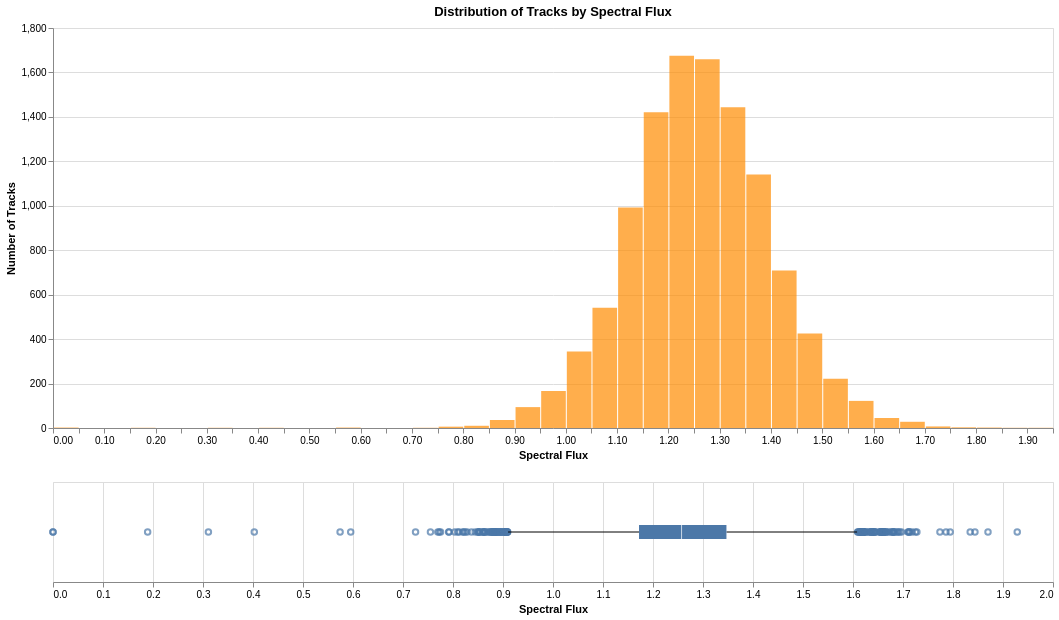

Notebook code cell kept with this figure:
### Markdown cell above
### flux

### Code cell
analyze_distribution(df_tracks, 'flux', 'flux', 'darkorange')

### Figure 1 — Vega specification as saved in the notebook (floating-point values rounded to 4 significant figures; data arrays with more than 128 entries replaced by an {"elided": "..."} marker saying what was removed)
{"$schema": "https://vega.github.io/schema/vega/v5.json", "data": [{"name": "source_0"}, {"name": "data_0", "values": [{"__count": 709, "bin_maxbins_40_flux": 1.4, "bin_maxbins_40_flux_end": 1.45}, {"__count": 1141, "bin_maxbins_40_flux": 1.35, "bin_maxbins_40_flux_end": 1.4}, {"__count": 222, "bin_maxbins_40_flux": 1.5, "bin_maxbins_40_flux_end": 1.55}, {"__count": 541, "bin_maxbins_40_flux": 1.05, "bin_maxbins_40_flux_end": 1.1}, {"__count": 1675, "bin_maxbins_40_flux": 1.2, "bin_maxbins_40_flux_end": 1.25}, {"__count": 1421, "bin_maxbins_40_flux": 1.15, "bin_maxbins_40_flux_end": 1.2}, {"__count": 1659, "bin_maxbins_40_flux": 1.25, "bin_maxbins_40_flux_end": 1.3}, {"__count": 992, "bin_maxbins_40_flux": 1.1, "bin_maxbins_40_flux_end": 1.15}, {"__count": 167, "bin_maxbins_40_flux": 0.95, "bin_maxbins_40_flux_end": 1.0}, {"__count": 1443, "bin_maxbins_40_flux": 1.3, "bin_maxbins_40_flux_end": 1.35}, {"__count": 425, "bin_maxbins_40_flux": 1.45, "bin_maxbins_40_flux_end": 1.5}, {"__count": 344, "bin_maxbins_40_flux": 1.0, "bin_maxbins_40_flux_end": 1.05}, {"__count": 94, "bin_maxbins_40_flux": 0.9, "bin_maxbins_40_flux_end": 0.95}, {"__count": 45, "bin_maxbins_40_flux": 1.6, "bin_maxbins_40_flux_end": 1.65}, {"__count": 28, "bin_maxbins_40_flux": 1.65, "bin_maxbins_40_flux_end": 1.7}, {"__count": 122, "bin_maxbins_40_flux": 1.55, "bin_maxbins_40_flux_end": 1.6}, {"__count": 2, "bin_maxbins_40_flux": 1.8, "bin_maxbins_40_flux_end": 1.85}, {"__count": 3, "bin_maxbins_40_flux": 1.75, "bin_maxbins_40_flux_end": 1.8}, {"__count": 6, "bin_maxbins_40_flux": 0.75, "bin_maxbins_40_flux_end": 0.8}, {"__count": 36, "bin_maxbins_40_flux": 0.85, "bin_maxbins_40_flux_end": 0.9}, {"__count": 10, "bin_maxbins_40_flux": 0.8, "bin_maxbins_40_flux_end": 0.85}, {"__count": 1, "bin_maxbins_40_flux": 0.7, "bin_maxbins_40_flux_end": 0.75}, {"__count": 1, "bin_maxbins_40_flux": 0.15, "bin_maxbins_40_flux_end": 0.2}, {"__count": 1, "bin_maxbins_40_flux": 1.9, "bin_maxbins_40_flux_end": 1.95}, {"__count": 7, "bin_maxbins_40_flux": 1.7, "bin_maxbins_40_flux_end": 1.75}, {"__count": 2, "bin_maxbins_40_flux": 0.0, "bin_maxbins_40_flux_end": 0.05}, {"__count": 2, "bin_maxbins_40_flux": 0.55, "bin_maxbins_40_flux_end": 0.6}, {"__count": 1, "bin_maxbins_40_flux": 0.3, "bin_maxbins_40_flux_end": 0.35}, {"__count": 1, "bin_maxbins_40_flux": 0.4, "bin_maxbins_40_flux_end": 0.45}, {"__count": 1, "bin_maxbins_40_flux": 1.85, "bin_maxbins_40_flux_end": 1.9}]}, {"name": "data_1"}, {"name": "data_2", "values": {"elided": "152 records"}}, {"name": "data_3"}, {"name": "data_4", "values": [{"lower_box_flux": 1.172, "lower_whisker_flux": 0.9102, "max_flux": 1.608}]}, {"name": "data_5", "values": [{"max_flux": 1.608, "upper_box_flux": 1.347, "upper_whisker_flux": 1.608}]}, {"name": "data_6"}, {"name": "data_7", "values": [{"lower_box_flux": 1.172, "max_flux": 1.929, "upper_box_flux": 1.347}]}, {"name": "data_8", "values": [{"lower_box_flux": 1.172, "max_flux": 1.929, "mid_box_flux": 1.257, "upper_box_flux": 1.347}]}, {"name": "data_0_concat_0_y_domain___count", "values": [{"min": 1, "max": 1675}]}], "signals": [{"name": "concat_0_bin_maxbins_40_flux_bins", "value": {"fields": ["flux"], "fname": "bin_flux", "start": 0.0, "step": 0.05, "stop": 1.95}}, {"name": "concat_0_height", "value": 400}, {"name": "concat_1_height", "value": 100}], "marks": [{"type": "group", "name": "concat_0_group", "encode": {"update": {"width": {"signal": "width"}, "height": {"signal": "concat_0_height"}}}, "marks": [{"type": "rect", "name": "concat_0_marks", "from": {"data": "data_0"}, "encode": {"update": {"tooltip": {"signal": "{\"Spectral Flux\": !isValid(datum[\"bin_maxbins_40_flux\"]) || !isFinite(+datum[\"bin_maxbins_40_flux\"]) ? \"null\" : format(datum[\"bin_maxbins_40_flux\"], \"\") + \" – \" + format(datum[\"bin_maxbins_40_flux_end\"], \"\"), \"Number of Tracks\": format(datum[\"__count\"], \"\")}"}, "fill": {"value": "darkorange"}, "x": {"field": "bin_maxbins_40_flux_end", "scale": "concat_0_x", "offset": {"signal": "0.5 + (abs(scale(\"concat_0_x\", datum[\"bin_maxbins_40_flux_end\"]) - scale(\"concat_0_x\", datum[\"bin_maxbins_40_flux\"])) < 0.25 ? 0.5 * (0.25 - (abs(scale(\"concat_0_x\", datum[\"bin_maxbins_40_flux_end\"]) - scale(\"concat_0_x\", datum[\"bin_maxbins_40_flux\"])))) : -0.5)"}}, "y": {"field": "__count", "scale": "concat_0_y"}, "opacity": {"value": 0.7}, "x2": {"field": "bin_maxbins_40_flux", "scale": "concat_0_x", "offset": {"signal": "0.5 + (abs(scale(\"concat_0_x\", datum[\"bin_maxbins_40_flux_end\"]) - scale(\"concat_0_x\", datum[\"bin_maxbins_40_flux\"])) < 0.25 ? -0.5 * (0.25 - (abs(scale(\"concat_0_x\", datum[\"bin_maxbins_40_flux_end\"]) - scale(\"concat_0_x\", datum[\"bin_maxbins_40_flux\"])))) : 0.5)"}}, "y2": {"value": 0, "scale": "concat_0_y"}}}, "style": ["bar"]}], "axes": [{"scale": "concat_0_y", "maxExtent": 0, "gridScale": "concat_0_x", "domain": false, "orient": "left", "minExtent": 0, "tickCount": {"signal": "ceil(concat_0_height/40)"}, "zindex": 0, "grid": true, "aria": false, "labels": false, "ticks": false}, {"scale": "concat_0_x", "labelFlush": true, "tickCount": {"signal": "ceil(width/10)"}, "grid": false, "title": "Spectral Flux", "zindex": 0, "labelOverlap": true, "orient": "bottom"}, {"scale": "concat_0_y", "labelOverlap": true, "title": "Number of Tracks", "zindex": 0, "tickCount": {"signal": "ceil(concat_0_height/40)"}, "grid": false, "orient": "left"}], "title": {"text": "Distribution of Tracks by Spectral Flux", "frame": "group"}, "style": "cell"}, {"type": "group", "name": "concat_1_group", "encode": {"update": {"width": {"signal": "width"}, "height": {"signal": "concat_1_height"}}}, "signals": [{"name": "height", "update": "concat_1_height"}], "marks": [{"type": "symbol", "name": "concat_1_layer_0_layer_0_marks", "from": {"data": "data_2"}, "encode": {"update": {"x": {"field": "flux", "scale": "concat_1_x"}, "opacity": {"value": 0.7}, "stroke": {"value": "#4c78a8"}, "y": {"signal": "concat_1_height", "mult": 0.5}, "fill": {"value": "transparent"}}}, "style": ["point", "boxplot-outliers"]}, {"type": "rule", "name": "concat_1_layer_0_layer_1_layer_0_marks", "from": {"data": "data_4"}, "encode": {"update": {"stroke": {"value": "black"}, "x2": {"field": "lower_box_flux", "scale": "concat_1_x"}, "y": {"signal": "concat_1_height", "mult": 0.5}, "tooltip": {"signal": "format(datum[\"max_flux\"], \"\")"}, "x": {"field": "lower_whisker_flux", "scale": "concat_1_x"}}}, "aria": false, "style": ["rule", "boxplot-rule"]}, {"type": "rule", "name": "concat_1_layer_0_layer_1_layer_1_marks", "from": {"data": "data_5"}, "encode": {"update": {"y": {"signal": "concat_1_height", "mult": 0.5}, "tooltip": {"signal": "format(datum[\"max_flux\"], \"\")"}, "x2": {"field": "upper_whisker_flux", "scale": "concat_1_x"}, "stroke": {"value": "black"}, "x": {"field": "upper_box_flux", "scale": "concat_1_x"}}}, "style": ["rule", "boxplot-rule"], "aria": false}, {"type": "rect", "name": "concat_1_layer_1_layer_0_marks", "from": {"data": "data_7"}, "encode": {"update": {"fill": {"value": "#4c78a8"}, "x": {"field": "lower_box_flux", "scale": "concat_1_x"}, "height": {"value": 14}, "tooltip": {"signal": "format(datum[\"max_flux\"], \"\")"}, "x2": {"field": "upper_box_flux", "scale": "concat_1_x"}, "yc": {"signal": "concat_1_height", "mult": 0.5}}}, "style": ["bar", "boxplot-box"]}, {"type": "rect", "name": "concat_1_layer_1_layer_1_marks", "from": {"data": "data_8"}, "encode": {"update": {"opacity": {"value": 0.7}, "height": {"value": 14}, "tooltip": {"signal": "format(datum[\"max_flux\"], \"\")"}, "yc": {"signal": "concat_1_height", "mult": 0.5}, "xc": {"field": "mid_box_flux", "scale": "concat_1_x"}, "width": {"value": 1}, "fill": [{"value": "#4c78a8", "test": "datum['lower_box_flux'] >= datum['upper_box_flux']"}, {"value": "white"}]}}, "aria": false, "style": ["tick", "boxplot-median"]}], "axes": [{"scale": "concat_1_x", "aria": false, "domain": false, "tickCount": {"signal": "ceil(width/40)"}, "maxExtent": 0, "minExtent": 0, "labels": false, "grid": true, "orient": "bottom", "zindex": 0, "ticks": false}, {"scale": "concat_1_x", "zindex": 0, "labelOverlap": true, "labelFlush": true, "orient": "bottom", "grid": false, "title": "Spectral Flux", "tickCount": {"signal": "ceil(width/40)"}}], "style": "cell"}], "scales": [{"name": "concat_0_x", "type": "linear", "domain": {"signal": "[concat_0_bin_maxbins_40_flux_bins.start, concat_0_bin_maxbins_40_flux_bins.stop]"}, "range": [0, {"signal": "width"}], "bins": {"signal": "concat_0_bin_maxbins_40_flux_bins"}, "zero": false}, {"name": "concat_0_y", "type": "linear", "domain": [{"signal": "(data(\"data_0_concat_0_y_domain___count\")[0] || {}).min"}, {"signal": "(data(\"data_0_concat_0_y_domain___count\")[0] || {}).max"}], "range": [{"signal": "concat_0_height"}, 0], "nice": true, "zero": true}, {"name": "concat_1_x", "type": "linear", "domain": {"fields": [{"data": "data_2", "field": "flux"}, {"data": "data_4", "field": "lower_whisker_flux"}, {"data": "data_4", "field": "lower_box_flux"}, {"data": "data_5", "field": "upper_box_flux"}, {"data": "data_5", "field": "upper_whisker_flux"}, {"data": "data_7", "field": "lower_box_flux"}, {"data": "data_7", "field": "upper_box_flux"}, {"data": "data_8", "field": "mid_box_flux"}]}, "range": [0, {"signal": "width"}], "zero": true, "nice": true}], "width": 1000, "layout": {"padding": 20, "columns": 1, "bounds": "full", "align": "each"}, "background": "white", "padding": 5}
